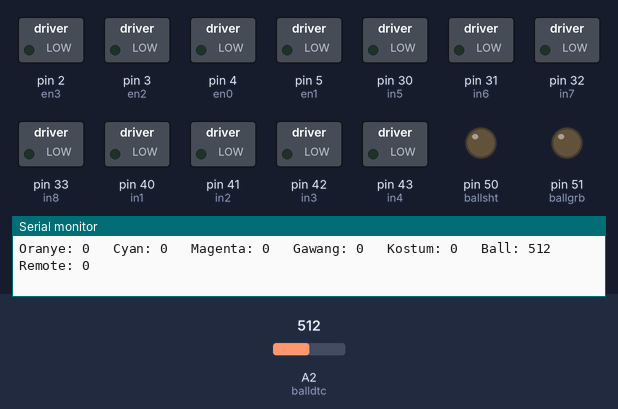
This sketch was run on a simulated Arduino Mega 2560, built with avr-gcc and run on an emulated ATmega2560. Shown: switched loads named in the sketch (green lamp = pin HIGH), output pins drawn as LEDs (lit = HIGH), the last lines printed to the serial monitor. Dashed ring = blinking. Inputs (shaded band) come from the test bench; at power-on: A2 (balldtc) = 512.

Above: at 1.2 s.
1.3 s: A2 (balldtc) set to 161
4.3 s: A2 (balldtc) set to 136
At 5.8 s:
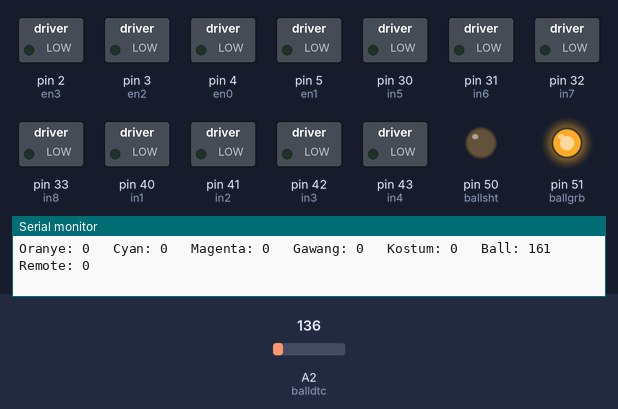
At 6.36 s:
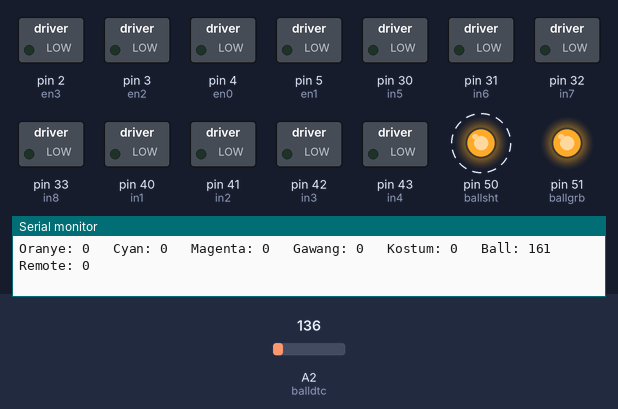
Timing chart, 0 to 13.3 s (numbered marks = the images above; inputs shaded):
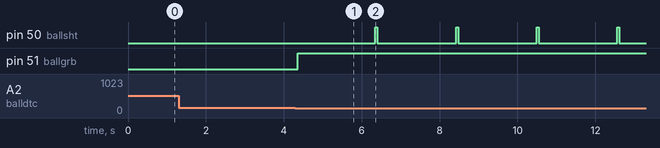

Measured:
- the behaviour switches between 150 and 149 on A2 (balldtc) (found by bisection; images 0 and 1)
- after the input at 4.3 s, pin 50 (ballsht): alternates HIGH for 0.05 s and LOW for 2.0 s, starting after 2.1 s; pin 51 (ballgrb): LOW → HIGH after 0.05 s

The sketch:

r2.ino
```cpp
#define en0 4 //dpn ka
#define en1 5
#define en2 3 //blk ka
#define en3 2

#define in1 40 //dpnki
#define in2 41
#define in3 42  //dpnka
#define in4 43
#define in5 30 //blkki
#define in6 31
#define in7 32 //blkka
#define in8 33
#define line1 A0
#define line2 A1
#define balldtc A2
/////////////////////////////////////////////////////////////////////kiper/////
double Sp = 10, pw = 255;
double np = 10, ni = 2, nd = 0, Pv, l_pv, Ts, error = 0, l_error = 0, l_output, output; //nilai variable pada PID
double ys, l;
double ki, ka;
//////////////////////////////////////////////////////////////////////////

int ballgrb = 51;
int ballsht = 50;
int valballdtc;
int valline1;
int valline2;
int rimut = 0;
int t = 0;
char a, b, c;
String inp = "", inp1 = "", inp2 = "", inp3 = "", inp5 = "";
int p, p1, p2, p3, p5;
int m, m1, m2, m3, m5;
int usbread;
char bluetut;
void setup() {
  Serial.begin(9600);
  Serial1.begin(9600);
  pinMode(line1, INPUT);
  pinMode(line2, INPUT);
  pinMode(balldtc, INPUT);
  pinMode(ballgrb, OUTPUT);
  pinMode(ballsht, OUTPUT);
  //pwm
  pinMode(en0, OUTPUT);
  pinMode(en1, OUTPUT);
  pinMode(en2, OUTPUT);
  pinMode(en3, OUTPUT);
  //logic
  pinMode(in1, OUTPUT);
  pinMode(in2, OUTPUT);
  pinMode(in3, OUTPUT);
  pinMode(in4, OUTPUT);
  pinMode(in5, OUTPUT);
  pinMode(in6, OUTPUT);
  pinMode(in7, OUTPUT);
  pinMode(in8, OUTPUT);


}

void loop() {
  ys = ((millis() - l) / 1000);
  l = millis();
  //jalan();
  bluetooth();
  getimg();
  grabball();
  monitoring();

  if (rimut == 1) {
    remote();
  } else {
    setop();
  };

}
void monitoring() {
  Serial.print("Oranye: ");
  Serial.print(m / 20);
  Serial.print("   ");
  Serial.print("Cyan: ");
  Serial.print(m1 / 20);
  Serial.print("   ");
  Serial.print("Magenta: ");
  Serial.print(m2 / 20);
  Serial.print("   ");
  Serial.print("Gawang: ");
  Serial.print(m3 / 20);
  Serial.print("   ");
  Serial.print("Kostum: ");
  Serial.print(m5);
  Serial.print("   ");
  Serial.print("Ball: ");
  Serial.print(valballdtc);
  Serial.print("   ");
  Serial.print("Remote: ");
  Serial.print(rimut);
  Serial.println("   ");
}


void remote() {
  kondisi1r2;
}

void kondisi1() {
  if (valballdtc > 1)
  {
    if (t == 0)
    {
      motor(1, 255, 235, 255, 255);
      delay(5000);
      t = 1;
    }
    else
    {
      test(m, 1);
    }
  } else
  {
    t = 0;
    motor(0, 0, 0, 0, 0);
  }
}

void kondisi1r2()
{
  if (m1 > 0) {
    motor(5, 200, 200, 200, 200);
  }
  else if (m1 < 0) {
    motor(6, 200, 200, 200, 200);
  }
  else {
    motor(0, 0, 0, 0, 0);
    delay(5000);
  };
}

void bluetooth() {
  if (Serial1.available() > 0) {
    char bluetut = Serial1.read();
    if (bluetut == 'F') {
      rimut = 1;
      if (rimut > 1) {
        rimut = 1;
      };
    }
    else if (bluetut == 'B') {
      rimut = 0;
    }
    else {
      rimut = rimut;
    }
  }
}

void getimg() {
  while (Serial.available())
  {
    a = Serial.read();

    if (a == 'a')
    {
      p = inp.toInt();
      inp = "";
    } else
    {
      inp = inp + a;
    };

    if (a == 'b')
    {
      p1 = inp1.toInt();
      inp1 = "";
    } else
    {
      inp1 = inp1 + a;
    };

    if (a == 'c')
    {
      p2 = inp2.toInt();
      inp2 = "";
    } else
    {
      inp2 = inp2 + a;
    };

    if (a == 'd')
    {
      p3 = inp3.toInt();
      inp3 = "";
    } else
    {
      inp3 = inp3 + a;
    };

    if (a == 'f')
    {
      p5 = inp5.toInt();
      inp5 = "";
    } else
    {
      inp5 = inp5 + a;
    };
    //Serial.println(p);
  }
  //clockwise();
  m = p;
  m1 = p1;
  m2 = p2;
  m3 = p3;
  m5 = p5;
  //Serial.println(m);

}


void grabball() {
  valballdtc = analogRead(balldtc);
  //Serial.println(valballdtc);
  if (valballdtc < 150 && valballdtc != 0 ) {
    digitalWrite(ballgrb, HIGH);
    delay(2000);
    digitalWrite(ballsht, HIGH);
    delay(50);
    digitalWrite(ballsht, LOW);
  }
  else
    digitalWrite(ballgrb, LOW);
}

void motor(char po, char pwm1, char pwm2, char pwm3, char pwm4) //MOTOR
{
  //  if(p==0)//berhenti
  //    { digitalWrite(in1,LOW); digitalWrite(in2,LOW); digitalWrite(in3,LOW);  digitalWrite(in4,LOW);digitalWrite(in5,LOW); digitalWrite(in6,LOW); digitalWrite(in7,LOW);  digitalWrite(in8,LOW);};
  if (po == 0) //berhenti
  {
    digitalWrite(in1, LOW);
    digitalWrite(in2, LOW);
    digitalWrite(in3, LOW);
    digitalWrite(in4, LOW);
    digitalWrite(in5, LOW);
    digitalWrite(in6, LOW);
    digitalWrite(in7, LOW);
    digitalWrite(in8, LOW);
  };
  if (po == 1) //maju
  {
    digitalWrite(in1, LOW);
    digitalWrite(in2, HIGH);
    digitalWrite(in3, LOW);
    digitalWrite(in4, HIGH);
    digitalWrite(in5, HIGH);
    digitalWrite(in6, LOW);
    digitalWrite(in7, HIGH);
    digitalWrite(in8, LOW);
  };
  //  if(p==2)//mundur
  //    { digitalWrite(in1,LOW); digitalWrite(in2,LOW); digitalWrite(in3,LOW);  digitalWrite(in4,LOW);digitalWrite(in5,LOW); digitalWrite(in6,LOW); digitalWrite(in7,LOW);  digitalWrite(in8,LOW);};
  if (po == 3) //kiri
  {
    digitalWrite(in1, HIGH);
    digitalWrite(in2, LOW);
    digitalWrite(in3, LOW);
    digitalWrite(in4, HIGH);
    digitalWrite(in5, LOW);
    digitalWrite(in6, HIGH);
    digitalWrite(in7, HIGH);
    digitalWrite(in8, LOW);
  };
  if (po == 4) //kanan
  {
    digitalWrite(in1, LOW);
    digitalWrite(in2, HIGH);
    digitalWrite(in3, HIGH);
    digitalWrite(in4, LOW);
    digitalWrite(in5, HIGH);
    digitalWrite(in6, LOW);
    digitalWrite(in7, LOW);
    digitalWrite(in8, HIGH);
  };
  if (po == 5) //pkanan
  {
    digitalWrite(in1, LOW);
    digitalWrite(in2, HIGH);
    digitalWrite(in3, HIGH);
    digitalWrite(in4, LOW);
    digitalWrite(in5, LOW);
    digitalWrite(in6, HIGH);
    digitalWrite(in7, HIGH);
    digitalWrite(in8, LOW);
  };
  if (po == 6) //pkiri
  {
    digitalWrite(in1, HIGH);
    digitalWrite(in2, LOW);
    digitalWrite(in3, LOW);
    digitalWrite(in4, HIGH);
    digitalWrite(in5, HIGH);
    digitalWrite(in6, LOW);
    digitalWrite(in7, LOW);
    digitalWrite(in8, HIGH);
  };
  //
  analogWrite(4, pwm1);
  analogWrite(5, pwm2);
  analogWrite(3, pwm3);
  analogWrite(2, pwm4);
}
void test(int obj, int movement)
{

  Pv = ((obj / 20) + 10);
  error = Sp - Pv;
  output = (np * error) + (ni * (error + l_error) * Ts) + ((nd / ys) * (error - l_error));
  l_error = error;
  l_pv = Pv;
  ka = pw + output;
  ki = pw - output;

  if (ki > pw) {
    ki = pw;
  };
  if (ka > pw) {
    ka = pw;
  };
  //if (output < 1 ) {output=1;};
  motor(movement, ki, ka, ki, ka);
  //Serial.print();
}

void kiper() {
  double z = m / 20;
  if (z == 1 || z == -1 || z > 13 || z < -13) {
    motor(0, 0, 0, 0, 0);
  };
  if (z > 1 && z < 13) {
    motor(3, pw, pw, pw, pw);
  };
  if (z < -1 && z > -13) {
    motor(4, pw, pw, pw, pw);
  };
}

void setop() {
  {
    digitalWrite(in1, LOW);
    digitalWrite(in2, LOW);
    digitalWrite(in3, LOW);
    digitalWrite(in4, LOW);
    digitalWrite(in5, LOW);
    digitalWrite(in6, LOW);
    digitalWrite(in7, LOW);
    digitalWrite(in8, LOW);
  };
}
```
